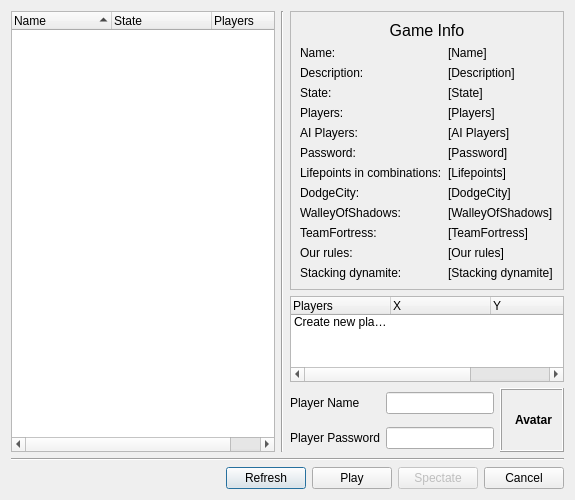
<?xml version="1.0" encoding="UTF-8"?>
<ui version="4.0">
 <class>JoinGameDialog</class>
 <widget class="QDialog" name="JoinGameDialog">
  <property name="geometry">
   <rect>
    <x>0</x>
    <y>0</y>
    <width>575</width>
    <height>500</height>
   </rect>
  </property>
  <property name="sizePolicy">
   <sizepolicy hsizetype="Fixed" vsizetype="Fixed">
    <horstretch>0</horstretch>
    <verstretch>0</verstretch>
   </sizepolicy>
  </property>
  <property name="windowTitle">
   <string>Join Game</string>
  </property>
  <layout class="QVBoxLayout" name="verticalLayout_2">
   <item>
    <layout class="QHBoxLayout" name="horizontalLayout_2">
     <item>
      <widget class="QTreeWidget" name="gameListView">
       <property name="focusPolicy">
        <enum>Qt::NoFocus</enum>
       </property>
       <property name="autoScroll">
        <bool>true</bool>
       </property>
       <property name="alternatingRowColors">
        <bool>true</bool>
       </property>
       <property name="indentation">
        <number>15</number>
       </property>
       <property name="rootIsDecorated">
        <bool>false</bool>
       </property>
       <property name="itemsExpandable">
        <bool>false</bool>
       </property>
       <property name="sortingEnabled">
        <bool>true</bool>
       </property>
       <property name="animated">
        <bool>true</bool>
       </property>
       <property name="allColumnsShowFocus">
        <bool>false</bool>
       </property>
       <column>
        <property name="text">
         <string>Name</string>
        </property>
       </column>
       <column>
        <property name="text">
         <string>State</string>
        </property>
       </column>
       <column>
        <property name="text">
         <string>Players</string>
        </property>
       </column>
       <column>
        <property name="text">
         <string/>
        </property>
       </column>
      </widget>
     </item>
     <item>
      <widget class="Line" name="line_2">
       <property name="orientation">
        <enum>Qt::Vertical</enum>
       </property>
      </widget>
     </item>
     <item>
      <layout class="QVBoxLayout" name="verticalLayout">
       <item>
        <widget class="QFrame" name="frame">
         <property name="frameShape">
          <enum>QFrame::StyledPanel</enum>
         </property>
         <property name="frameShadow">
          <enum>QFrame::Raised</enum>
         </property>
         <layout class="QGridLayout" name="gridLayout_2">
          <item row="0" column="0" colspan="2">
           <widget class="QLabel" name="label_12">
            <property name="font">
             <font>
              <pointsize>12</pointsize>
             </font>
            </property>
            <property name="text">
             <string>Game Info</string>
            </property>
            <property name="alignment">
             <set>Qt::AlignCenter</set>
            </property>
           </widget>
          </item>
          <item row="1" column="0">
           <widget class="QLabel" name="label_13">
            <property name="text">
             <string>Name:</string>
            </property>
           </widget>
          </item>
          <item row="1" column="1">
           <widget class="QLabel" name="labelName">
            <property name="text">
             <string>[Name]</string>
            </property>
           </widget>
          </item>
          <item row="2" column="0">
           <widget class="QLabel" name="label_14">
            <property name="text">
             <string>Description:</string>
            </property>
           </widget>
          </item>
          <item row="2" column="1">
           <widget class="QLabel" name="labelDescription">
            <property name="text">
             <string>[Description]</string>
            </property>
           </widget>
          </item>
          <item row="3" column="0">
           <widget class="QLabel" name="label_15">
            <property name="text">
             <string>State:</string>
            </property>
           </widget>
          </item>
          <item row="3" column="1">
           <widget class="QLabel" name="labelState">
            <property name="text">
             <string>[State]</string>
            </property>
           </widget>
          </item>
          <item row="4" column="0">
           <widget class="QLabel" name="label_16">
            <property name="text">
             <string>Players:</string>
            </property>
           </widget>
          </item>
          <item row="4" column="1">
           <widget class="QLabel" name="labelPlayers">
            <property name="text">
             <string>[Players]</string>
            </property>
           </widget>
          </item>
          <item row="5" column="0">
           <widget class="QLabel" name="label_18">
            <property name="text">
             <string>AI Players:</string>
            </property>
           </widget>
          </item>
          <item row="5" column="1">
           <widget class="QLabel" name="labelAIPlayers">
            <property name="text">
             <string>[AI Players]</string>
            </property>
           </widget>
          </item>
          <item row="6" column="0">
           <widget class="QLabel" name="label_19">
            <property name="text">
             <string>Password:</string>
            </property>
           </widget>
          </item>
          <item row="6" column="1">
           <widget class="QLabel" name="labelPassword">
            <property name="text">
             <string>[Password]</string>
            </property>
           </widget>
          </item>
          <item row="7" column="0">
           <widget class="QLabel" name="label_20">
            <property name="text">
             <string>Lifepoints in combinations:</string>
            </property>
           </widget>
          </item>
          <item row="7" column="1">
           <widget class="QLabel" name="labelLifePoint">
            <property name="text">
             <string>[Lifepoints]</string>
            </property>
           </widget>
          </item>
          <item row="8" column="0">
           <widget class="QLabel" name="label_21">
            <property name="text">
             <string>DodgeCity:</string>
            </property>
           </widget>
          </item>
          <item row="8" column="1">
           <widget class="QLabel" name="labelDodgeCity">
            <property name="text">
             <string>[DodgeCity]</string>
            </property>
           </widget>
          </item>
          <item row="9" column="0">
           <widget class="QLabel" name="label_22">
            <property name="text">
             <string>WalleyOfShadows:</string>
            </property>
           </widget>
          </item>
          <item row="9" column="1">
           <widget class="QLabel" name="labelWalleyOfShadows">
            <property name="text">
             <string>[WalleyOfShadows]</string>
            </property>
           </widget>
          </item>
          <item row="10" column="0">
           <widget class="QLabel" name="label_23">
            <property name="text">
             <string>TeamFortress:</string>
            </property>
           </widget>
          </item>
          <item row="10" column="1">
           <widget class="QLabel" name="labelTeamFortress">
            <property name="text">
             <string>[TeamFortress]</string>
            </property>
           </widget>
          </item>
          <item row="11" column="0">
           <widget class="QLabel" name="label_24">
            <property name="text">
             <string>Our rules:</string>
            </property>
           </widget>
          </item>
          <item row="11" column="1">
           <widget class="QLabel" name="labelOurFlag">
            <property name="text">
             <string>[Our rules]</string>
            </property>
           </widget>
          </item>
          <item row="12" column="0">
           <widget class="QLabel" name="label_25">
            <property name="text">
             <string>Stacking dynamite:</string>
            </property>
           </widget>
          </item>
          <item row="12" column="1">
           <widget class="QLabel" name="labelStackingDynamite">
            <property name="text">
             <string>[Stacking dynamite]</string>
            </property>
           </widget>
          </item>
         </layout>
        </widget>
       </item>
       <item>
        <widget class="QTreeWidget" name="playerListView">
         <property name="sizePolicy">
          <sizepolicy hsizetype="Preferred" vsizetype="Expanding">
           <horstretch>0</horstretch>
           <verstretch>0</verstretch>
          </sizepolicy>
         </property>
         <property name="focusPolicy">
          <enum>Qt::NoFocus</enum>
         </property>
         <property name="editTriggers">
          <set>QAbstractItemView::EditKeyPressed</set>
         </property>
         <property name="alternatingRowColors">
          <bool>true</bool>
         </property>
         <property name="selectionMode">
          <enum>QAbstractItemView::SingleSelection</enum>
         </property>
         <property name="indentation">
          <number>15</number>
         </property>
         <property name="rootIsDecorated">
          <bool>false</bool>
         </property>
         <property name="uniformRowHeights">
          <bool>true</bool>
         </property>
         <property name="itemsExpandable">
          <bool>false</bool>
         </property>
         <property name="sortingEnabled">
          <bool>false</bool>
         </property>
         <property name="animated">
          <bool>false</bool>
         </property>
         <property name="allColumnsShowFocus">
          <bool>false</bool>
         </property>
         <property name="headerHidden">
          <bool>false</bool>
         </property>
         <property name="expandsOnDoubleClick">
          <bool>true</bool>
         </property>
         <column>
          <property name="text">
           <string>Players</string>
          </property>
         </column>
         <column>
          <property name="text">
           <string>X</string>
          </property>
         </column>
         <column>
          <property name="text">
           <string>Y</string>
          </property>
         </column>
         <column>
          <property name="text">
           <string>Z</string>
          </property>
         </column>
         <item>
          <property name="text">
           <string>Create new player</string>
          </property>
          <property name="text">
           <string/>
          </property>
         </item>
        </widget>
       </item>
       <item>
        <layout class="QGridLayout" name="gridLayout">
         <item row="0" column="0">
          <widget class="QLabel" name="label_7">
           <property name="sizePolicy">
            <sizepolicy hsizetype="Preferred" vsizetype="Preferred">
             <horstretch>0</horstretch>
             <verstretch>0</verstretch>
            </sizepolicy>
           </property>
           <property name="text">
            <string>Player Name</string>
           </property>
           <property name="buddy">
            <cstring>lineEditPlayerName</cstring>
           </property>
          </widget>
         </item>
         <item row="0" column="1">
          <widget class="QLineEdit" name="lineEditPlayerName">
           <property name="sizePolicy">
            <sizepolicy hsizetype="Preferred" vsizetype="Fixed">
             <horstretch>0</horstretch>
             <verstretch>0</verstretch>
            </sizepolicy>
           </property>
          </widget>
         </item>
         <item row="0" column="2" rowspan="2">
          <widget class="client::SelectPlayerIconWidget" name="selectPlayerIconWidget">
           <property name="minimumSize">
            <size>
             <width>64</width>
             <height>64</height>
            </size>
           </property>
           <property name="maximumSize">
            <size>
             <width>64</width>
             <height>64</height>
            </size>
           </property>
           <property name="frameShape">
            <enum>QFrame::Box</enum>
           </property>
           <property name="frameShadow">
            <enum>QFrame::Raised</enum>
           </property>
           <property name="text">
            <string>&lt;!DOCTYPE HTML PUBLIC &quot;-//W3C//DTD HTML 4.0//EN&quot; &quot;http://www.w3.org/TR/REC-html40/strict.dtd&quot;&gt;
&lt;html&gt;&lt;head&gt;&lt;meta name=&quot;qrichtext&quot; content=&quot;1&quot; /&gt;&lt;style type=&quot;text/css&quot;&gt;
p, li { white-space: pre-wrap; }
&lt;/style&gt;&lt;/head&gt;&lt;body style=&quot; font-family:'DejaVu Sans'; font-size:9pt; font-weight:400; font-style:normal;&quot;&gt;
&lt;p align=&quot;center&quot; style=&quot; margin-top:0px; margin-bottom:0px; margin-left:0px; margin-right:0px; -qt-block-indent:0; text-indent:0px;&quot;&gt;&lt;span style=&quot; font-weight:600;&quot;&gt;Avatar&lt;/span&gt;&lt;/p&gt;&lt;/body&gt;&lt;/html&gt;</string>
           </property>
          </widget>
         </item>
         <item row="1" column="0">
          <widget class="QLabel" name="label_9">
           <property name="toolTip">
            <string>You can set your password here. This password will be required to reconnect to your player in case of disconnection.</string>
           </property>
           <property name="text">
            <string>Player Password</string>
           </property>
           <property name="buddy">
            <cstring>lineEditPlayerPassword</cstring>
           </property>
          </widget>
         </item>
         <item row="1" column="1">
          <widget class="QLineEdit" name="lineEditPlayerPassword">
           <property name="sizePolicy">
            <sizepolicy hsizetype="Preferred" vsizetype="Fixed">
             <horstretch>0</horstretch>
             <verstretch>0</verstretch>
            </sizepolicy>
           </property>
          </widget>
         </item>
        </layout>
       </item>
      </layout>
     </item>
    </layout>
   </item>
   <item>
    <widget class="Line" name="line">
     <property name="orientation">
      <enum>Qt::Horizontal</enum>
     </property>
    </widget>
   </item>
   <item>
    <layout class="QHBoxLayout" name="horizontalLayout">
     <item>
      <spacer name="horizontalSpacer">
       <property name="orientation">
        <enum>Qt::Horizontal</enum>
       </property>
       <property name="sizeHint" stdset="0">
        <size>
         <width>40</width>
         <height>20</height>
        </size>
       </property>
      </spacer>
     </item>
     <item>
      <widget class="QPushButton" name="pushButtonRefresh">
       <property name="text">
        <string>Refresh</string>
       </property>
      </widget>
     </item>
     <item>
      <widget class="QPushButton" name="pushButtonPlay">
       <property name="text">
        <string>Play</string>
       </property>
      </widget>
     </item>
     <item>
      <widget class="QPushButton" name="pushButtonSpectate">
       <property name="enabled">
        <bool>false</bool>
       </property>
       <property name="text">
        <string>Spectate</string>
       </property>
      </widget>
     </item>
     <item>
      <widget class="QPushButton" name="pushButtonCancel">
       <property name="text">
        <string>Cancel</string>
       </property>
      </widget>
     </item>
    </layout>
   </item>
  </layout>
 </widget>
 <customwidgets>
  <customwidget>
   <class>client::SelectPlayerIconWidget</class>
   <extends>QLabel</extends>
   <header>selectplayericonwidget.h</header>
  </customwidget>
 </customwidgets>
 <resources/>
 <connections>
  <connection>
   <sender>pushButtonCancel</sender>
   <signal>clicked()</signal>
   <receiver>JoinGameDialog</receiver>
   <slot>close()</slot>
   <hints>
    <hint type="sourcelabel">
     <x>666</x>
     <y>271</y>
    </hint>
    <hint type="destinationlabel">
     <x>356</x>
     <y>145</y>
    </hint>
   </hints>
  </connection>
 </connections>
</ui>
